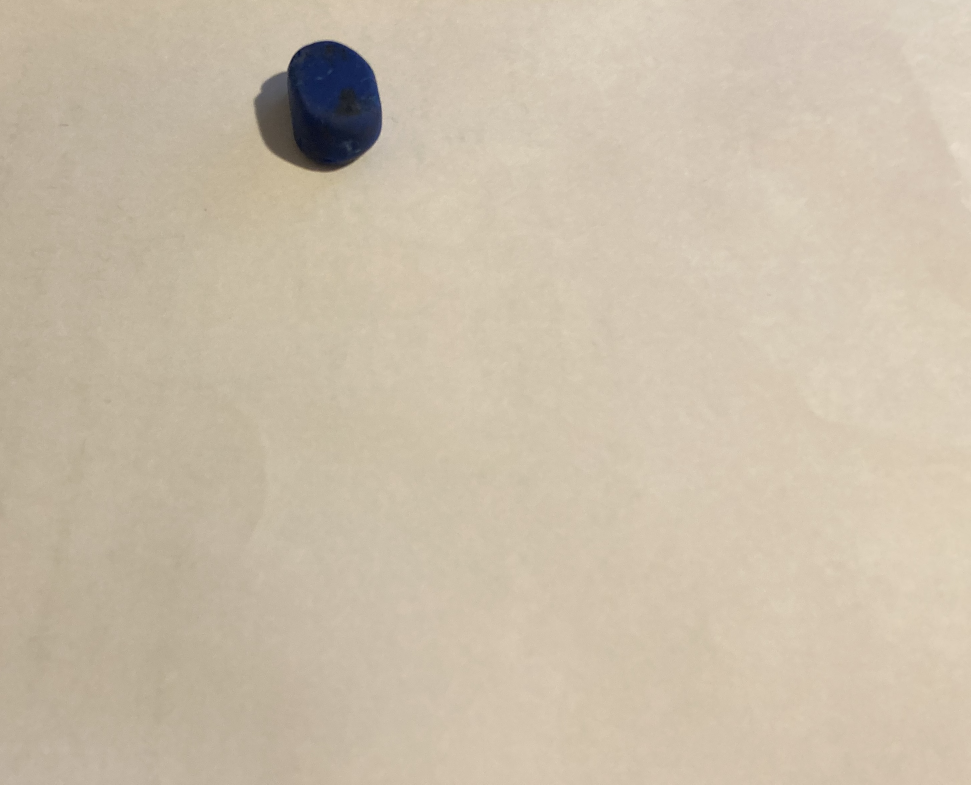
#> input picture dirty_area2.jpg, 2913 x 2353 px (shown at 1/3 size)
$ python main.py   (older library calls are emulated)
#> lines starting #> are read from the running program, lines starting #| are printed output that depends on the picture; after the words box and inside, x2 and y2 are one past the last pixel; in counts of white or black regions, pixels touching at a corner belong together; long printed decimals are rounded
import cv2
import numpy as np
from matplotlib import pyplot as plt
import random

from numpy.lib.scimath import log

random.seed(12345)

# INPUT // read image as grayscale and resize
image = cv2.imread("dirty_area2.jpg",0)
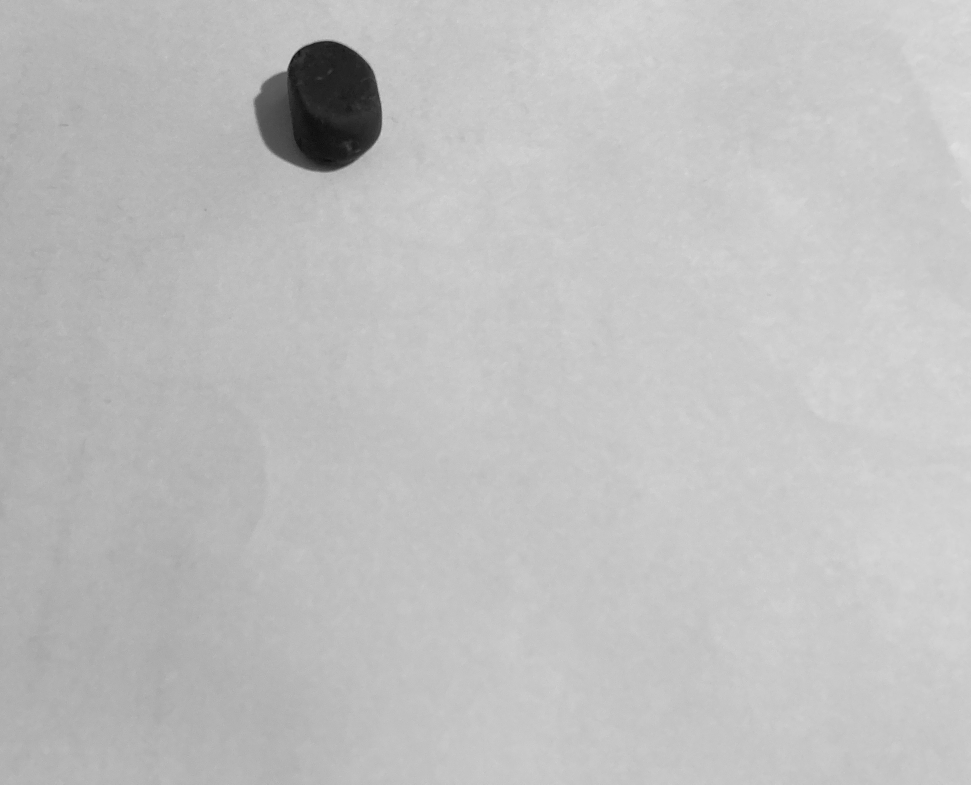
#> image: shape (2353, 2913) (shown at 1/3 size); min 1, max 232, mean 191.2

# PREPROCESSING // resize image
if image.shape[0]>800 and image.shape[1]>800:
    image = cv2.resize(image,(800,800))
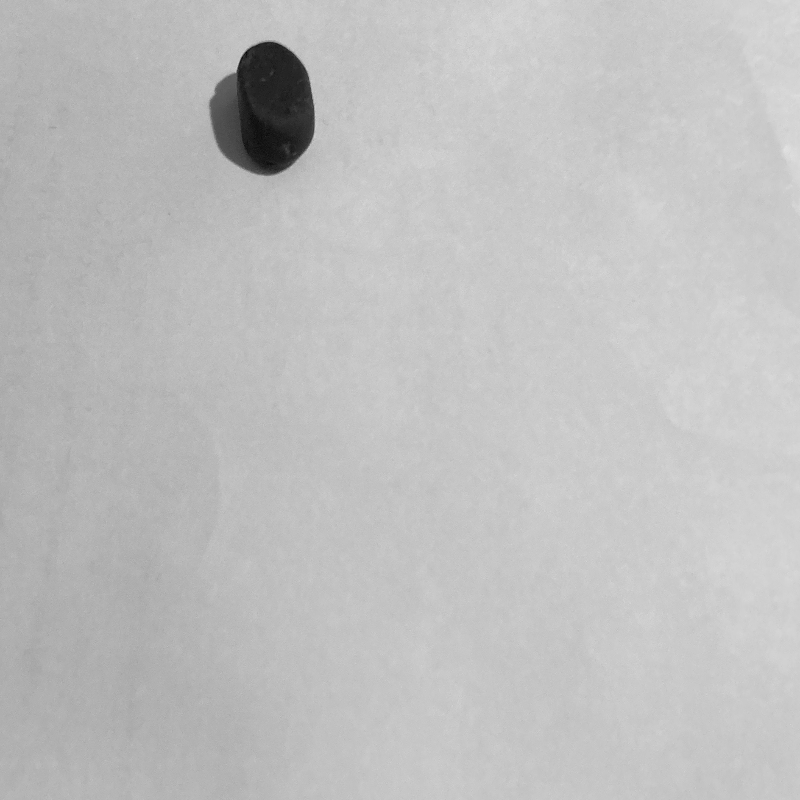
#> image: shape (800, 800); min 2, max 226, mean 191.1

# PROCESSING // Periodic Pattern Detection -> frequency transform
fourier = np.fft.fft2(image)
fourier_shift = np.fft.fftshift(fourier)
abs_fourier_shift = np.abs(fourier_shift)
log_fourier_shift = np.log(abs_fourier_shift)
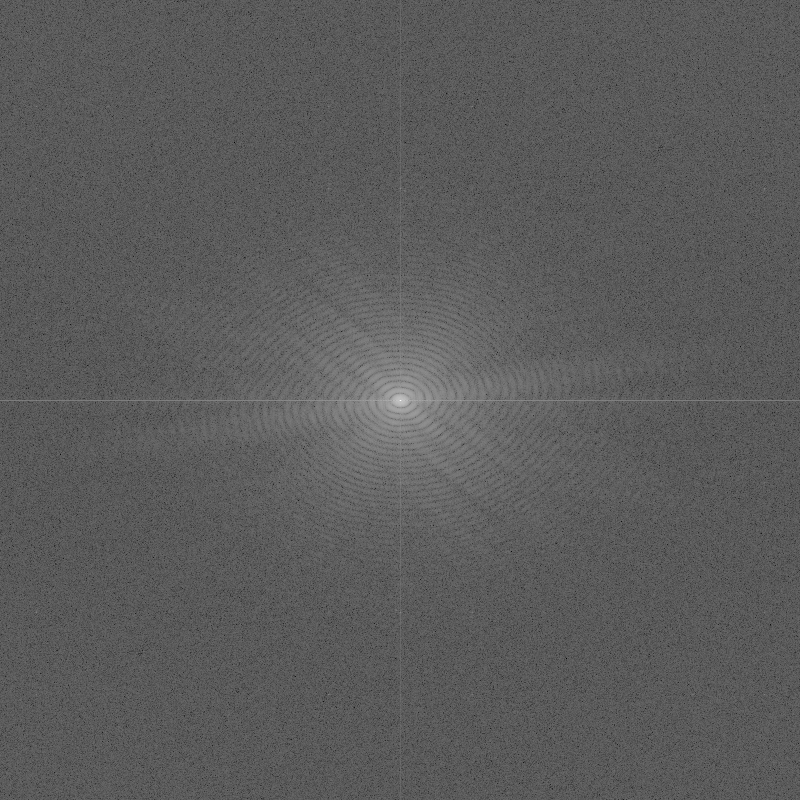
#> log_fourier_shift: shape (800, 800) float64; min 0.779, max 18.62, mean 7.22; drawn with min black and max white

plt.subplot(1,4,1)
plt.title("Frequency Domain")
plt.imshow(log_fourier_shift)

# PROCESSING // Periodic Pattern Detection -> Threshold
    # Find the mean value for the thresholding (Its should be close max value)
print(np.min(log_fourier_shift))
#| 0.779
print(np.max(log_fourier_shift))
#| 18.622
amplitute_threshold = np.max(log_fourier_shift)  * 1
#> amplitute_threshold = 18.62
    # Define our new filtered image
periodic_filtered_image = fourier_shift

    # Filter image
for m in range(image.shape[0]):
    for n in range(image.shape[1]):
        if log_fourier_shift[m][n] > amplitute_threshold:
            periodic_filtered_image[m][n] = complex(0,0)
        else:
            periodic_filtered_image[m][n] = fourier_shift[m][n]

    # Inverse Fourier -> Time domain transform
f_ishift = np.fft.ifftshift(periodic_filtered_image)
periodic_filtered_image = np.fft.ifft2(f_ishift)
periodic_filtered_image = np.abs(periodic_filtered_image)

plt.subplot(1,4,2)
plt.title("Filtered Image")
plt.imshow(periodic_filtered_image)
# plt.plot(fourier_shift)


# PROCESSING // Sobel Edge Detection
    # Take the real parts of image
filtered_image = np.real(periodic_filtered_image)
    # Convert the dtype
filtered_image = filtered_image.astype('uint8')
    # Apply Gaussian Blur for remove noise
filtered_image = cv2.GaussianBlur(filtered_image, (3, 3), 0)

    #Define our Sobel paremetherrs
scale = 1
delta = 0
depth = cv2.CV_16S

    # Convert image to binary, preprocessing for Sobel
ret,binary = cv2.threshold(filtered_image, 0, 255, cv2.THRESH_OTSU | cv2.THRESH_BINARY_INV)
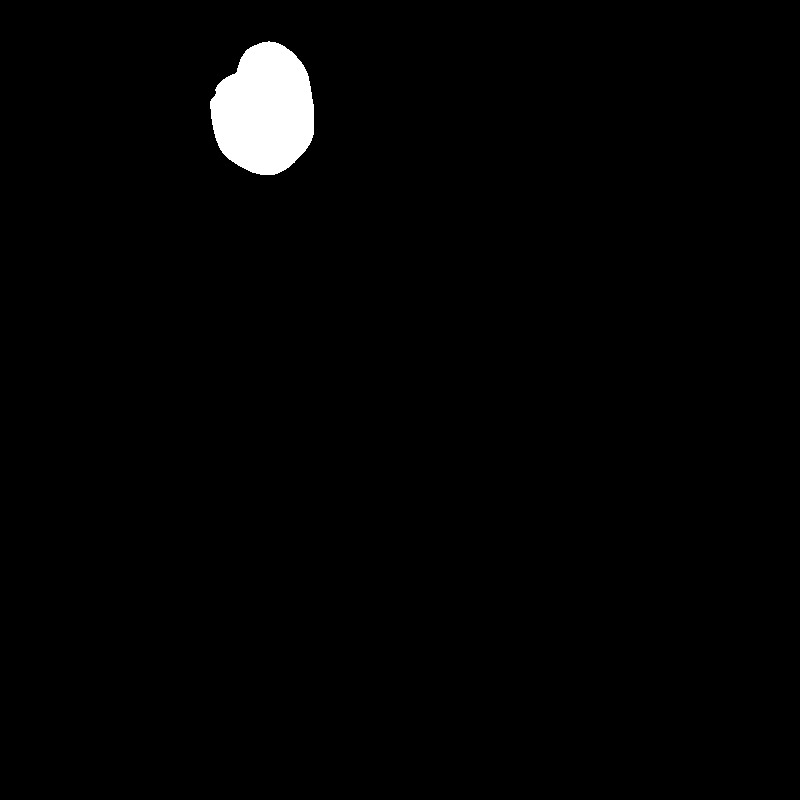
#> binary: shape (800, 800); 1.6% white; 1 white region, box (x1, y1, x2, y2) and area: (210, 41, 314, 175) 10484
#> ret = 120

    # calculate the derivatives in x and y directions
grad_x = cv2.Sobel(binary, depth, 1, 0, ksize=3, scale=scale, delta=delta, borderType=cv2.BORDER_DEFAULT)
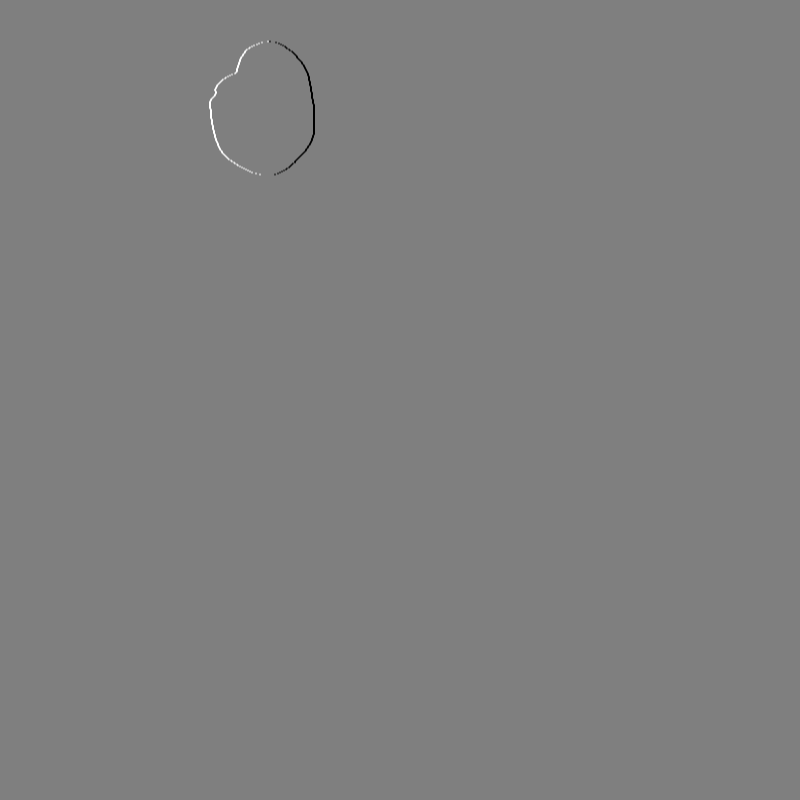
#> grad_x: shape (800, 800) int16; min -1020, max 1020, mean 0; drawn with min black and max white
grad_y = cv2.Sobel(binary, depth, 0, 1, ksize=3, scale=scale, delta=delta, borderType=cv2.BORDER_DEFAULT)
    # Converting back to CV_8U
abs_grad_x = cv2.convertScaleAbs(grad_x)
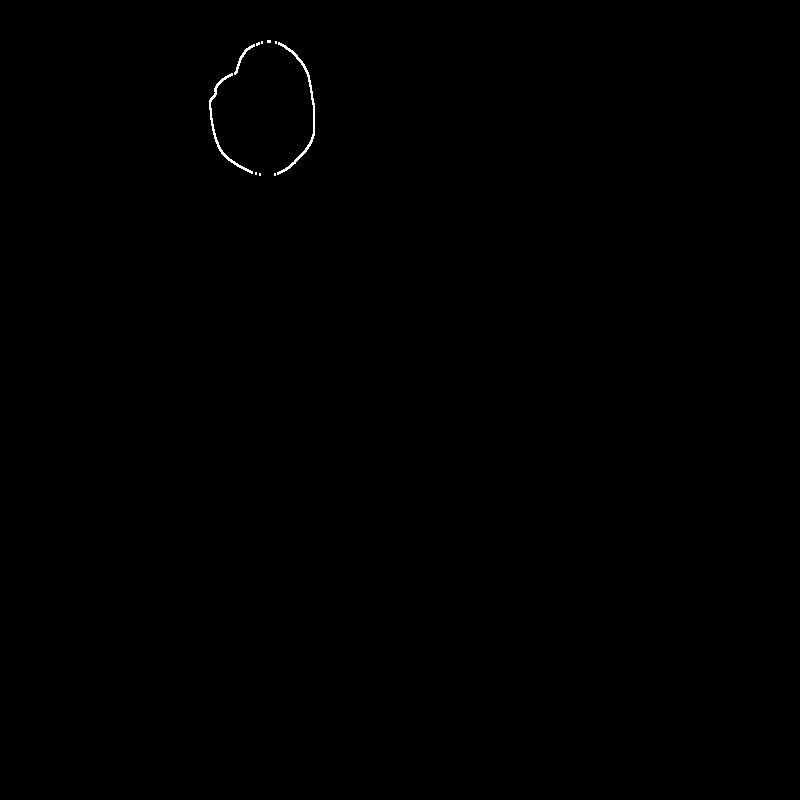
#> abs_grad_x: shape (800, 800); 0.14% white in thin lines or dots, all inside (x1, y1, x2, y2) = (209, 40, 315, 176)
abs_grad_y = cv2.convertScaleAbs(grad_y)
    # Gradient
sobel_output = cv2.addWeighted(abs_grad_x, 0.5, abs_grad_y, 0.5, 0)

plt.subplot(1,4,3)
plt.title("Sobel Output")
plt.imshow(sobel_output, cmap='gray')

    #SELECTIVE DIRT AREA // Find contours of image
contours, hierarchy = cv2.findContours(sobel_output, cv2.RETR_TREE,cv2.CHAIN_APPROX_SIMPLE)
#> contours = 2 contours; box (x1, y1, x2, y2) and area: (209, 40, 315, 176) 10793, (210, 42, 314, 175) 10175
    # Approximate contours to polygons and bounding rects
contours_poly = [None]*len(contours)
#> contours_poly = 2 items
boundRect = [None]*len(contours)
#> boundRect = 2 items
print(len(contours))
#| 2
for i, c in enumerate(contours):
    # Approximates a polygonal curve
    contours_poly[i] = cv2.approxPolyDP(c, 3, True)
    # Calculates the up-right bounding rectangle of a point
    boundRect[i] = cv2.boundingRect(contours_poly[i])
#> this loop made 2 passes
#> after the loop, boundRect = [(209, 40, 106, 136), (210, 42, 104, 133)]; contours_poly = 2 contours; box (x1, y1, x2, y2) and area: (209, 40, 315, 176) 10580, (210, 42, 314, 175) 9838

    # Define our new image for drawing
drawing = np.zeros((sobel_output.shape[0], sobel_output.shape[1], 3), dtype=np.uint8)

    #  Draw polygonal contour + bonding rects
for i in range(len(contours)):
    color = (random.randint(0,256), random.randint(0,256), random.randint(0,256))
    cv2.drawContours(drawing, contours_poly, i, color)
    cv2.rectangle(drawing, (int(boundRect[i][0]), int(boundRect[i][1])), \
      (int(boundRect[i][0]+boundRect[i][2]), int(boundRect[i][1]+boundRect[i][3])), color, 2)
#> this loop made 2 passes
#> color on passes 1 to 2: (213, 5, 152), (188, 99, 138)

plt.subplot(1,4,4)
plt.title("Dirty Area")
plt.imshow(drawing, cmap='gray')
plt.show()
